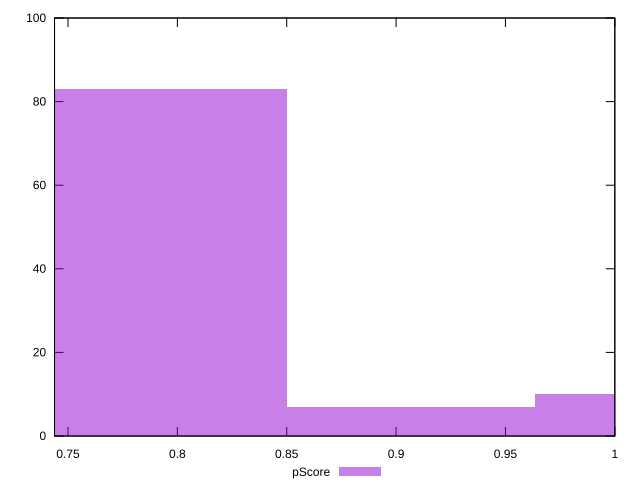

Reproduce this figure in gnuplot.
reset

$pScore <<EOF
0.9067902597325974 7
0.7934414772660228 83
1.020139042199172 10
EOF

set key outside below
set boxwidth 0.11334878246657468
set xrange [0.7438477777777778:1]
set yrange [0:100]
set trange [0:100]
set style fill transparent solid 0.5 noborder
set terminal svg size 640, 490 enhanced background rgb 'white'
set output "reprap/uses-rel-preconnect/samples/pages+cached/pScore/histogram.svg"

plot $pScore title "pScore" with boxes

reset
